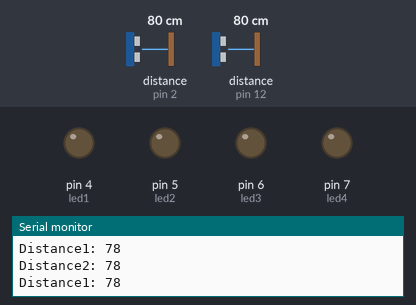
A sketch run on a simulated Arduino Uno, built with avr-gcc and run on an emulated ATmega328P. Shown: output pins drawn as LEDs (lit = HIGH), the last lines printed to the serial monitor. Wiring (inferred from the names in the program): 2 × ultrasonic range finder: trigger pin 3, echo pin 2 / trigger pin 11, echo pin 12. The test bench sets the inputs (shaded band); at power-on: distance to the obstacle (sensors on pin 2, pin 12) 80 cm. The echo pulse lasts 58.3 µs per cm; pins used as bus, display or sensor lines are not drawn.

Above: at 1.2 s.
1.3 s: distance to the obstacle (sensor on pin 2) set to 10 cm
2.8 s: distance to the obstacle (sensor on pin 2) set to 7 cm
At 3.29 s:
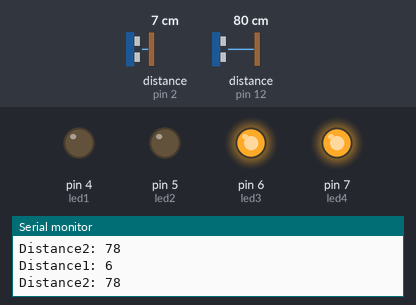
Timing chart, 0 to 11.8 s (numbered marks = the images above; inputs shaded):
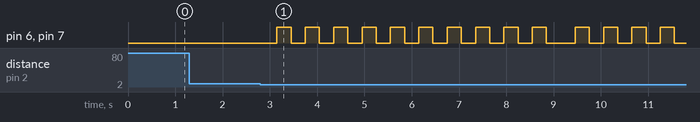

The sketch:

FOOTBALLYARD.ino
```cpp
#define led1 4
#define led2 5
#define led3 6
#define led4 7

const int trigPin = 3;
const int echoPin = 2;
const int trigPin2 = 11;
const int echoPin2 = 12;

// defines variables
long duration;
int distance;
void setup() {
  pinMode(trigPin, OUTPUT); // Sets the trigPin as an Output
  pinMode(echoPin, INPUT); // Sets the echoPin as an Input
  pinMode(trigPin2, OUTPUT); // Sets the trigPin as an Output
  pinMode(echoPin2, INPUT); // Sets the echoPin as an Input
  pinMode(led1, OUTPUT);
  pinMode(led2, OUTPUT);
  pinMode(led3, OUTPUT);
  pinMode(led4, OUTPUT);
  Serial.begin(9600); // Starts the serial communication
}
void loop() {

 int u1=ultra1(trigPin,echoPin);

 int u2 = ultra2(trigPin2,echoPin2 );

  if(u1 <8)
  {
  digitalWrite(led3,HIGH);
  digitalWrite(led4,HIGH);
  digitalWrite(led1,LOW);
   digitalWrite(led2,LOW);
   digitalWrite(led3,LOW);
  digitalWrite(led4,LOW);
  delay(300);
  digitalWrite(led3,HIGH);
  digitalWrite(led4,HIGH);
  delay(300);
  digitalWrite(led3,LOW);
  digitalWrite(led4,LOW);
  delay(300);
  digitalWrite(led3,HIGH);
  digitalWrite(led4,HIGH);
  delay(300);
  digitalWrite(led3,LOW);
  digitalWrite(led4,LOW);
  delay(300);
    digitalWrite(led3,HIGH);
  digitalWrite(led4,HIGH);
  delay(300);
  digitalWrite(led3,LOW);
  digitalWrite(led4,LOW);
  delay(300);
    digitalWrite(led3,HIGH);
  digitalWrite(led4,HIGH);
  delay(300);
  digitalWrite(led3,LOW);
  digitalWrite(led4,LOW);
  delay(300);
    digitalWrite(led3,HIGH);
  digitalWrite(led4,HIGH);
  delay(300);
  digitalWrite(led3,LOW);
  digitalWrite(led4,LOW);
  delay(300);
    digitalWrite(led3,HIGH);
  digitalWrite(led4,HIGH);
  delay(300);
  digitalWrite(led3,LOW);
  digitalWrite(led4,LOW);
  delay(300);
    digitalWrite(led3,HIGH);
  digitalWrite(led4,HIGH);
  delay(300);
  digitalWrite(led3,LOW);
  digitalWrite(led4,LOW);
  delay(300);
    digitalWrite(led3,HIGH);
  digitalWrite(led4,HIGH);
  delay(300);
  digitalWrite(led3,LOW);
  digitalWrite(led4,LOW);
  delay(300);
    digitalWrite(led3,HIGH);
  digitalWrite(led4,HIGH);
  delay(300);
  digitalWrite(led3,LOW);
  digitalWrite(led4,LOW);
  delay(300);
    digitalWrite(led3,HIGH);
  digitalWrite(led4,HIGH);
  delay(300);
  digitalWrite(led3,LOW);
  digitalWrite(led4,LOW);
  delay(300);

  }
  else
  {
      digitalWrite(led3,LOW);
  digitalWrite(led4,LOW);
  digitalWrite(led1,LOW);
   digitalWrite(led2,LOW);
  }
 /* if(ultra2 <15)
  {
    digitalWrite(led3,LOW);
  digitalWrite(led4,LOW);
   digitalWrite(led1,HIGH);
   digitalWrite(led2,HIGH);
   Serial.println("ultra2");
  }*/

}
int ultra1(int trigpin,int echopin)
{
    // Clears the trigPin
  digitalWrite(trigPin, LOW);
  delayMicroseconds(2);
  // Sets the trigPin on HIGH state for 10 micro seconds
  digitalWrite(trigPin, HIGH);
  delayMicroseconds(10);
  digitalWrite(trigPin, LOW);
  // Reads the echoPin, returns the sound wave travel time in microseconds
  duration = pulseIn(echoPin, HIGH);
  // Calculating the distance
  distance = duration * 0.034 / 2;
  // Prints the distance on the Serial Monitor
  Serial.print("Distance1: ");
  Serial.println(distance);
  return  distance ;

}

int ultra2(int trigpin2,int echopin2)
{
    // Clears the trigPin
  digitalWrite(trigPin2, LOW);
  delayMicroseconds(2);
  // Sets the trigPin on HIGH state for 10 micro seconds
  digitalWrite(trigPin2, HIGH);
  delayMicroseconds(10);
  digitalWrite(trigPin2, LOW);
  // Reads the echoPin, returns the sound wave travel time in microseconds
  duration = pulseIn(echoPin2, HIGH);
  // Calculating the distance
  distance = duration * 0.034 / 2;
  // Prints the distance on the Serial Monitor
  Serial.print("Distance2: ");
  Serial.println(distance);
  return  distance ;

}
```

Measured:
- the behaviour switches between 9 and 8 cm on distance to the obstacle (sensor on pin 2) (found by bisection; images 0 and 1)
- after the input at 2.8 s, pin 6 (led3), pin 7 (led4): goes 9 × (HIGH 0.30 s, LOW 0.30 s), HIGH 0.30 s, LOW 0.61 s, 3 × (HIGH 0.30 s, LOW 0.30 s), HIGH 0.30 s, then LOW, starting after 0.35 s
